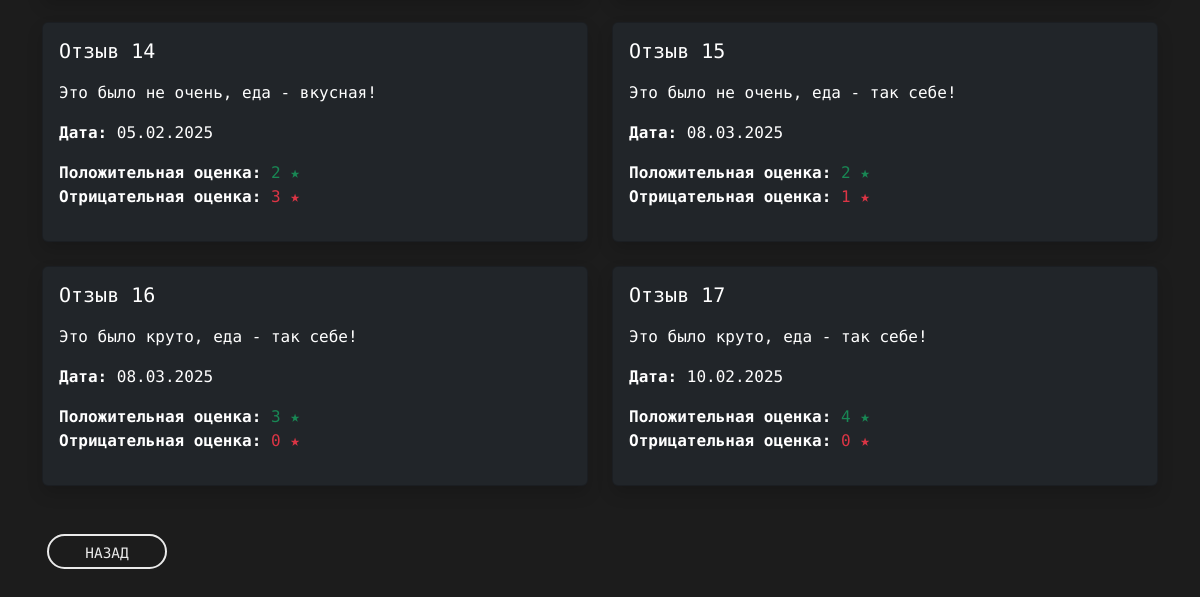
Page /gourmands/jaims-hatfield/reviews/ (lower part) on the earlier database version.
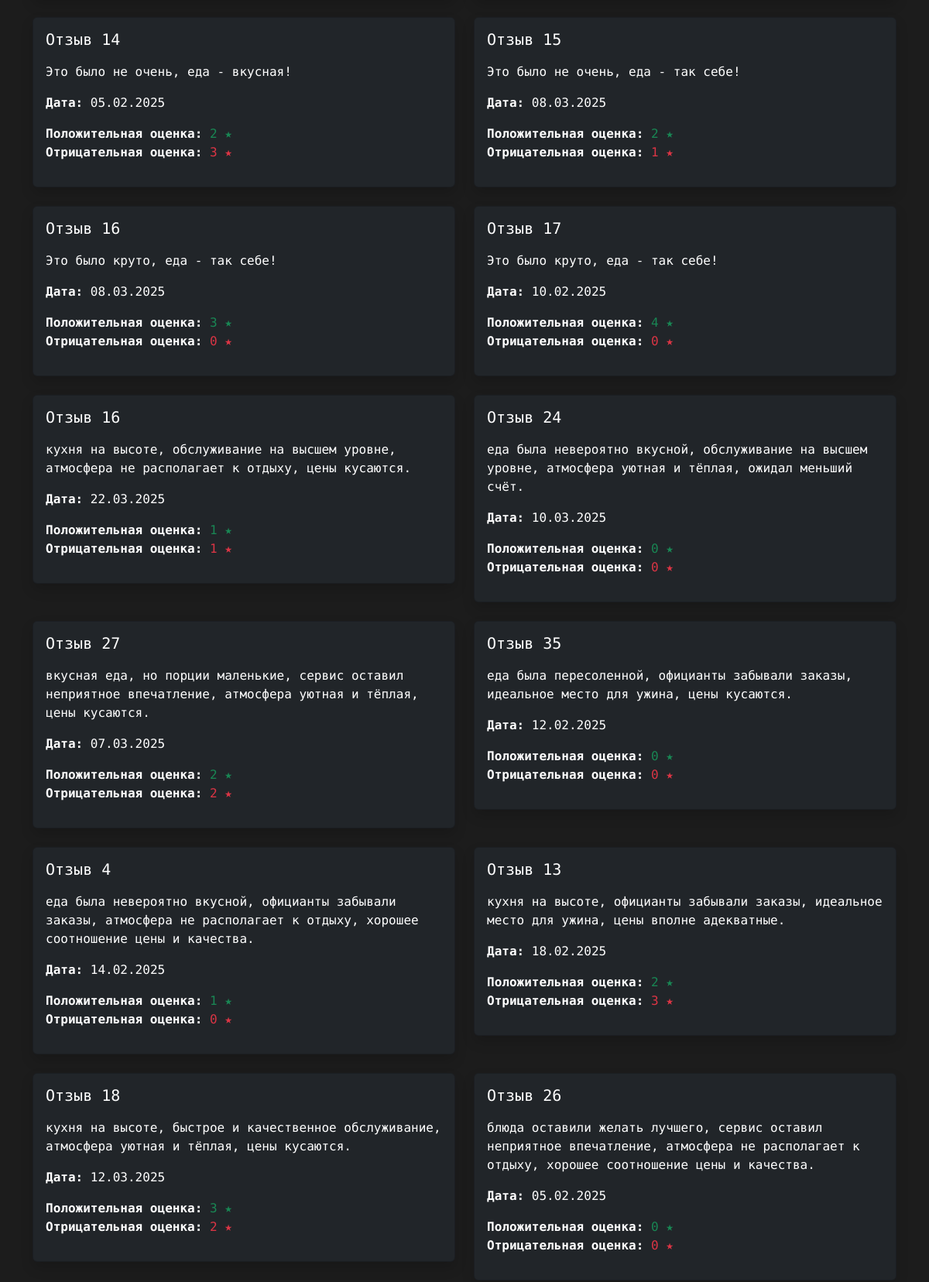
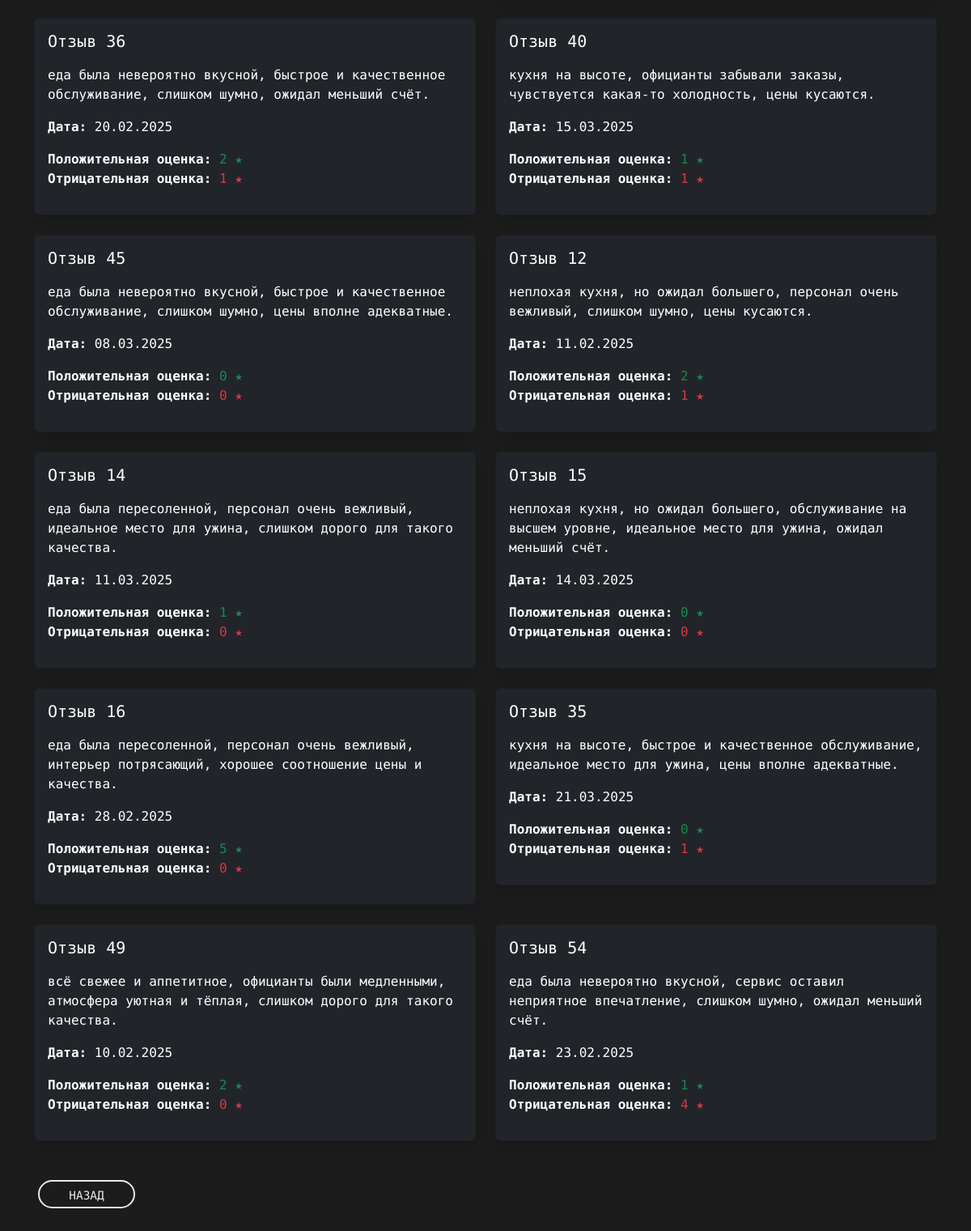
Same page on the later database version (2 pictures, top to bottom).
### landing/models.py (models this page shows, shortened)
class Review(models.Model):
    name = models.CharField(max_length=50)
    review_date = models.DateTimeField(auto_now_add=True)
    description = models.TextField()
    gourmand_rating = models.IntegerField(null=True, blank=True, default=None)
    positive_rating = models.IntegerField(default=0)
    negative_rating = models.IntegerField(default=0)
    gourmand = models.ForeignKey(
        settings.AUTH_USER_MODEL,
        on_delete=models.DO_NOTHING,
        related_name='reviews'
    )
    place = models.ForeignKey('Place', on_delete=models.CASCADE, related_name='reviews')
    slug = models.SlugField(max_length=100, blank=True, unique=True, verbose_name="Слаг")

### landing/views.py (the view)
# urls.py: path('gourmands/<slug:slug>/reviews/', views.gourmand_reviews, name='gourmand_reviews'),
def gourmand_reviews(request, slug):
    gourmand_obj = get_object_or_404(User, slug=slug)
    reviews = Review.objects.filter(gourmand=gourmand_obj)
    return render(request, 'gourmands/gourmand_reviews.html', {'gourmand': gourmand_obj, 'reviews': reviews})

### templates/gourmands/gourmand_reviews.html (shortened to what this page needs)
{% extends 'landing/base.html' %}
{% load static %}
{% block content %}
<div class="container my-4 my-md-5">
  {% if reviews %}
    <div class="row">
      {% for review in reviews %}
        <div class="col-md-6 mb-4">
          <div class="card bg-dark text-white shadow">
            <div class="card-body">
              <h5 class="card-title">{{ review.name }}</h5>
              <p class="card-text">{{ review.description }}</p>
              <p><strong>Дата:</strong> {{ review.review_date|date:"d.m.Y" }}</p>
              <p>
                <strong>Положительная оценка:</strong> <span class="text-success">{{ review.positive_rating }} ★</span><br>
                <strong>Отрицательная оценка:</strong> <span class="text-danger">{{ review.negative_rating }} ★</span>
              </p>
            </div>
          </div>
        </div>
      {% endfor %}
    </div>
  {% else %}
    <div class="alert alert-info" role="alert">
      Пока нет отзывов от {{ gourmand.first_name }}. Ждите, пока напишет первый отзыв
    </div>
  {% endif %}
  <div class="mt-4 button_user">
    <a href="{% url 'gourmand' gourmand.id %}" class="custom-button">Назад</a>
  </div>
</div>
{% endblock %}

Differences in the rows shown:
added Review: name "Отзыв 16", description "кухня на высоте, обслуживание на высшем уровне, атмосфера не располагает к отдыху, цены кусаются.", review_date "22.03.2025", positive_rating "1", negative_rating "1"
added Review: name "Отзыв 24", description "еда была невероятно вкусной, обслуживание на высшем уровне, атмосфера уютная и тёплая, ожидал меньший счёт.", review_date "10.03.2025", positive_rating "0", negative_rating "0"
added Review: name "Отзыв 27", description "вкусная еда, но порции маленькие, сервис оставил неприятное впечатление, атмосфера уютная и тёплая, цены кусаются.", review_date "07.03.2025", positive_rating "2", negative_rating "2"
added Review: name "Отзыв 35", description "еда была пересоленной, официанты забывали заказы, идеальное место для ужина, цены кусаются.", review_date "12.02.2025", positive_rating "0", negative_rating "0"
added Review: name "Отзыв 4", description "еда была невероятно вкусной, официанты забывали заказы, атмосфера не располагает к отдыху, хорошее соотношение цены и качества.", review_date "14.02.2025", positive_rating "1", negative_rating "0"
added Review: name "Отзыв 13", description "кухня на высоте, официанты забывали заказы, идеальное место для ужина, цены вполне адекватные.", review_date "18.02.2025", positive_rating "2", negative_rating "3"
added Review: name "Отзыв 18", description "кухня на высоте, быстрое и качественное обслуживание, атмосфера уютная и тёплая, цены кусаются.", review_date "12.03.2025", positive_rating "3", negative_rating "2"
added Review: name "Отзыв 26", description "блюда оставили желать лучшего, сервис оставил неприятное впечатление, атмосфера не располагает к отдыху, хорошее соотношение цены и качества.", review_date "05.02.2025", positive_rating "0", negative_rating "0"
added Review: name "Отзыв 36", description "еда была невероятно вкусной, быстрое и качественное обслуживание, слишком шумно, ожидал меньший счёт.", review_date "20.02.2025", positive_rating "2", negative_rating "1"
added Review: name "Отзыв 40", description "кухня на высоте, официанты забывали заказы, чувствуется какая-то холодность, цены кусаются.", review_date "15.03.2025", positive_rating "1", negative_rating "1"
added Review: name "Отзыв 45", description "еда была невероятно вкусной, быстрое и качественное обслуживание, слишком шумно, цены вполне адекватные.", review_date "08.03.2025", positive_rating "0", negative_rating "0"
added Review: name "Отзыв 12", description "неплохая кухня, но ожидал большего, персонал очень вежливый, слишком шумно, цены кусаются.", review_date "11.02.2025", positive_rating "2", negative_rating "1"
added Review: name "Отзыв 14", description "еда была пересоленной, персонал очень вежливый, идеальное место для ужина, слишком дорого для такого качества.", review_date "11.03.2025", positive_rating "1", negative_rating "0"
added Review: name "Отзыв 15", description "неплохая кухня, но ожидал большего, обслуживание на высшем уровне, идеальное место для ужина, ожидал меньший счёт.", review_date "14.03.2025", positive_rating "0", negative_rating "0"
added Review: name "Отзыв 16", description "еда была пересоленной, персонал очень вежливый, интерьер потрясающий, хорошее соотношение цены и качества.", review_date "28.02.2025", positive_rating "5", negative_rating "0"
added Review: name "Отзыв 35", description "кухня на высоте, быстрое и качественное обслуживание, идеальное место для ужина, цены вполне адекватные.", review_date "21.03.2025", positive_rating "0", negative_rating "1"
added Review: name "Отзыв 49", description "всё свежее и аппетитное, официанты были медленными, атмосфера уютная и тёплая, слишком дорого для такого качества.", review_date "10.02.2025", positive_rating "2", negative_rating "0"
added Review: name "Отзыв 54", description "еда была невероятно вкусной, сервис оставил неприятное впечатление, слишком шумно, ожидал меньший счёт.", review_date "23.02.2025", positive_rating "1", negative_rating "4"
